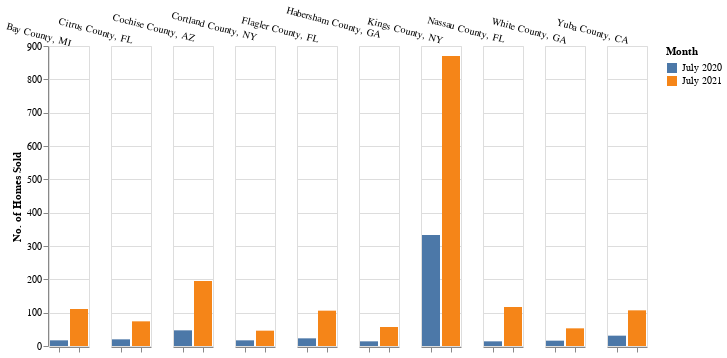

This figure's notebook cell:
### Markdown cell above
The counties with the highest transaction volumes are the big urban counties corresponding to Chicago, Houston, Los Angeles, and Phoenix. This did not change despite the pandemic. Cities remain desirable for buyers.  
  
At the same time, we also want to identify counties which saw the biggest jump in sales expressed in percentage. We can compare July 2020 with July 2021 since housing sales generally peak in the summer months.By the way, it is way easier in SQL than in Python with CTEs.

### Code cell
# calculate the differences 
biggest_jumps = fidap.sql("""
WITH july_2020 AS (
SELECT SUM(CAST(total_homes_sold AS FLOAT64)) AS ths_jul20, region_name,
FROM fidap-301014.redfin.weekly_housing_market
WHERE duration = '1 weeks'
AND region_type = 'county'
AND period_end LIKE '2020-07%'
GROUP BY region_name
),

july_2021 AS (
SELECT SUM(CAST(total_homes_sold AS FLOAT64)) AS ths_jul21, region_name,
FROM fidap-301014.redfin.weekly_housing_market
WHERE duration = '1 weeks'
AND region_type = 'county'
AND period_end LIKE '2021-07%'
GROUP BY region_name
)

SELECT ju.region_name, ths_jul20, ths_jul21, ROUND(100*(ths_jul21-ths_jul20)/ths_jul20,2) AS homes_sold_delta_pct
FROM july_2021 AS ju 
INNER JOIN july_2020 AS ja
ON ju.region_name = ja.region_name
WHERE ths_jul20 > 10
""")

# reshaping
biggest_jumps = biggest_jumps.rename(columns = {
    'ths_jul20':'July 2020',
    'ths_jul21':'July 2021'
})

biggest_jumps = biggest_jumps.sort_values('homes_sold_delta_pct', ascending = False)
biggest_jumps = biggest_jumps.reset_index(drop = True)
biggest_jumps_top10 = biggest_jumps.loc[1:10,:]

biggest_jumps_long = pd.melt(biggest_jumps_top10, id_vars = ['region_name', 'homes_sold_delta_pct'], value_vars = ['July 2020', 'July 2021'])

# plotting

alt.Chart(biggest_jumps_long).mark_bar().encode(
    x = alt.X('variable', axis = alt.Axis(labels = False), title = None),
    y = alt.Y('value', title = "No. of Homes Sold"),
    color = alt.Color('variable', title = "Month"),
    column = alt.Column('region_name', title = "", header = alt.Header(labelAngle = 15, labelPadding = -30, labelOrient = 'top'))
)

### Figure 1 — Vega-Lite specification as saved in the notebook (floating-point values rounded to 4 significant figures)
{"config": {"view": {"continuousWidth": 400, "continuousHeight": 300}}, "data": {"name": "data-0e7c3f192f9e64b9dba0c9e8dfc2ba2f"}, "mark": "bar", "encoding": {"color": {"type": "nominal", "field": "variable", "title": "Month"}, "column": {"type": "nominal", "field": "region_name", "header": {"labelAngle": 15, "labelOrient": "top", "labelPadding": -30}, "title": ""}, "x": {"type": "nominal", "axis": {"labels": false}, "field": "variable", "title": null}, "y": {"type": "quantitative", "field": "value", "title": "No. of Homes Sold"}}, "$schema": "https://vega.github.io/schema/vega-lite/v4.8.1.json", "datasets": {"data-0e7c3f192f9e64b9dba0c9e8dfc2ba2f": [{"region_name": "Nassau County, FL", "homes_sold_delta_pct": 735.7, "variable": "July 2020", "value": 14.0}, {"region_name": "Bay County, MI", "homes_sold_delta_pct": 552.9, "variable": "July 2020", "value": 17.0}, {"region_name": "Flagler County, FL", "homes_sold_delta_pct": 360.9, "variable": "July 2020", "value": 23.0}, {"region_name": "Cochise County, AZ", "homes_sold_delta_pct": 314.9, "variable": "July 2020", "value": 47.0}, {"region_name": "Habersham County, GA", "homes_sold_delta_pct": 307.1, "variable": "July 2020", "value": 14.0}, {"region_name": "Citrus County, FL", "homes_sold_delta_pct": 270.0, "variable": "July 2020", "value": 20.0}, {"region_name": "Yuba County, CA", "homes_sold_delta_pct": 245.2, "variable": "July 2020", "value": 31.0}, {"region_name": "White County, GA", "homes_sold_delta_pct": 231.2, "variable": "July 2020", "value": 16.0}, {"region_name": "Cortland County, NY", "homes_sold_delta_pct": 170.6, "variable": "July 2020", "value": 17.0}, {"region_name": "Kings County, NY", "homes_sold_delta_pct": 161.3, "variable": "July 2020", "value": 333.0}, {"region_name": "Nassau County, FL", "homes_sold_delta_pct": 735.7, "variable": "July 2021", "value": 117.0}, {"region_name": "Bay County, MI", "homes_sold_delta_pct": 552.9, "variable": "July 2021", "value": 111.0}, {"region_name": "Flagler County, FL", "homes_sold_delta_pct": 360.9, "variable": "July 2021", "value": 106.0}, {"region_name": "Cochise County, AZ", "homes_sold_delta_pct": 314.9, "variable": "July 2021", "value": 195.0}, {"region_name": "Habersham County, GA", "homes_sold_delta_pct": 307.1, "variable": "July 2021", "value": 57.0}, {"region_name": "Citrus County, FL", "homes_sold_delta_pct": 270.0, "variable": "July 2021", "value": 74.0}, {"region_name": "Yuba County, CA", "homes_sold_delta_pct": 245.2, "variable": "July 2021", "value": 107.0}, {"region_name": "White County, GA", "homes_sold_delta_pct": 231.2, "variable": "July 2021", "value": 53.0}, {"region_name": "Cortland County, NY", "homes_sold_delta_pct": 170.6, "variable": "July 2021", "value": 46.0}, {"region_name": "Kings County, NY", "homes_sold_delta_pct": 161.3, "variable": "July 2021", "value": 870.0}]}}
